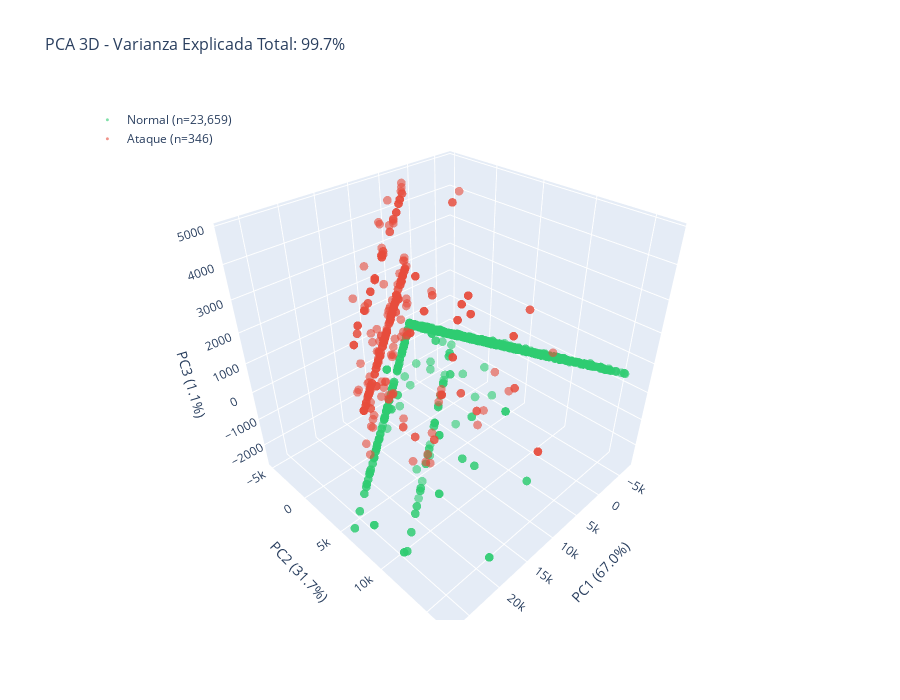

Source (notebook cell):
### Code cell
# PCA 3D interactivo
pca_3d = PCA(n_components=3, random_state=RANDOM_STATE)
X_pca_3d = pca_3d.fit_transform(X_scaled)

fig = go.Figure()

for label_val, color, name in zip([0, 1], [COLORS['normal'], COLORS['attack']], ['Normal', 'Ataque']):
    mask = labels == label_val
    fig.add_trace(go.Scatter3d(
        x=X_pca_3d[mask, 0],
        y=X_pca_3d[mask, 1],
        z=X_pca_3d[mask, 2],
        mode='markers',
        name=f'{name} (n={mask.sum():,})',
        marker=dict(size=3, color=color, opacity=0.6),
        hovertemplate='PC1: %{x:.2f}<br>PC2: %{y:.2f}<br>PC3: %{z:.2f}<extra></extra>'
    ))

total_var = sum(pca_3d.explained_variance_ratio_)
fig.update_layout(
    title=dict(text=f'PCA 3D - Varianza Explicada Total: {total_var:.1%}', font=dict(size=16)),
    scene=dict(
        xaxis_title=f'PC1 ({pca_3d.explained_variance_ratio_[0]:.1%})',
        yaxis_title=f'PC2 ({pca_3d.explained_variance_ratio_[1]:.1%})',
        zaxis_title=f'PC3 ({pca_3d.explained_variance_ratio_[2]:.1%})',
        bgcolor='white'
    ),
    width=900, height=700,
    legend=dict(yanchor="top", y=0.99, xanchor="left", x=0.01)
)
fig.show()

### Figure 1 — Plotly figure (JSON) as saved in the notebook; plotly's stock layout.template omitted (floating-point values rounded to 4 significant figures; data arrays with more than 128 entries replaced by an {"elided": "..."} marker saying what was removed)
{"data": [{"hovertemplate": "PC1: %{x:.2f}<br>PC2: %{y:.2f}<br>PC3: %{z:.2f}<extra></extra>", "marker": {"color": "#2ecc71", "opacity": 0.6, "size": 3}, "mode": "markers", "name": "Normal (n=23,659)", "type": "scatter3d", "x": {"elided": "23659 float values"}, "y": {"elided": "23659 float values"}, "z": {"elided": "23659 float values"}}, {"hovertemplate": "PC1: %{x:.2f}<br>PC2: %{y:.2f}<br>PC3: %{z:.2f}<extra></extra>", "marker": {"color": "#e74c3c", "opacity": 0.6, "size": 3}, "mode": "markers", "name": "Ataque (n=346)", "type": "scatter3d", "x": {"elided": "346 float values"}, "y": {"elided": "346 float values"}, "z": {"elided": "346 float values"}}], "layout": {"height": 700, "legend": {"x": 0.01, "xanchor": "left", "y": 0.99, "yanchor": "top"}, "scene": {"bgcolor": "white", "xaxis": {"title": {"text": "PC1 (67.0%)"}}, "yaxis": {"title": {"text": "PC2 (31.7%)"}}, "zaxis": {"title": {"text": "PC3 (1.1%)"}}}, "title": {"font": {"size": 16}, "text": "PCA 3D - Varianza Explicada Total: 99.7%"}, "width": 900}}
